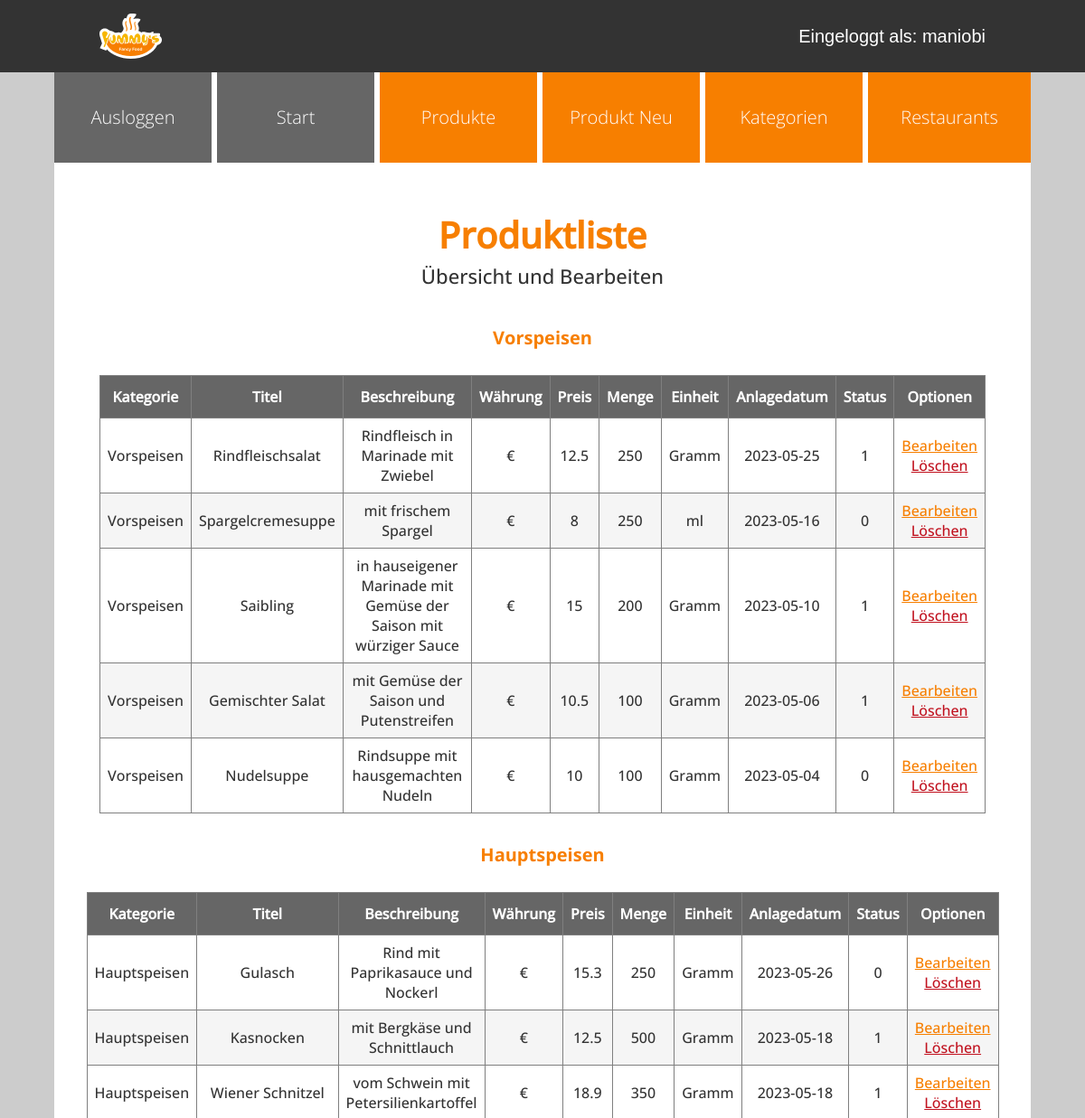
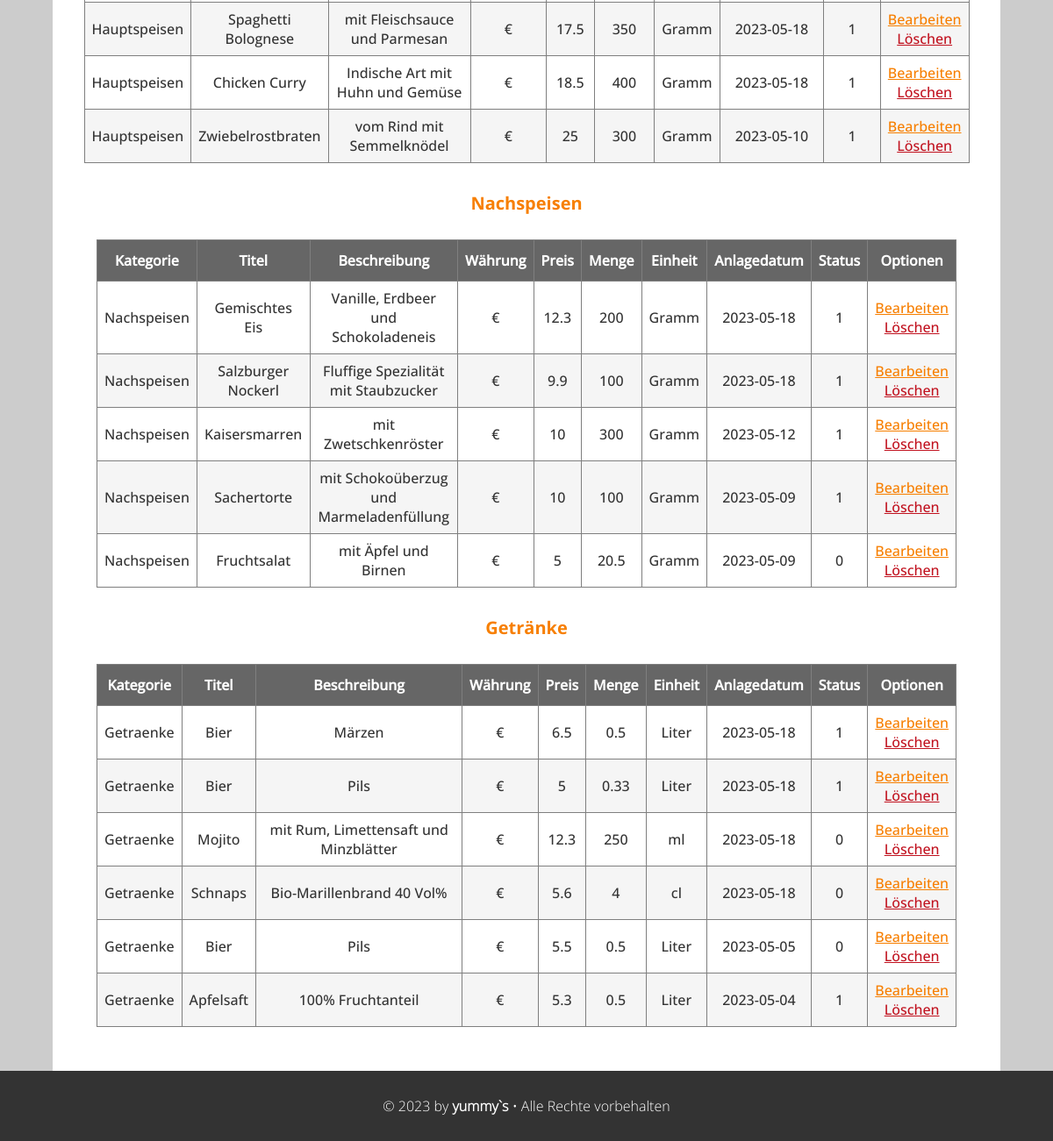
Page /admin/produkt_liste.php (signed in) on the committed database (2 pictures, top to bottom).
### tables this page shows
CREATE TABLE `produkte` (
  `id` int(10) UNSIGNED NOT NULL,
  `titel` varchar(200) NOT NULL,
  `beschreibung` text NOT NULL,
  `waehrung` varchar(10) NOT NULL,
  `preis` float UNSIGNED NOT NULL,
  `menge` float UNSIGNED NOT NULL,
  `einheit` varchar(50) NOT NULL,
  `anlagedatum` date NOT NULL,
  `aenderungsdatum` date DEFAULT NULL,
  `aktiv` tinyint(1) DEFAULT 0,
  `kategorie_id` int(10) UNSIGNED NOT NULL,
  `restaurant_id` int(10) UNSIGNED DEFAULT NULL,
  `benutzer_id` int(10) UNSIGNED DEFAULT NULL
);

CREATE TABLE `kategorien` (
  `id` int(10) UNSIGNED NOT NULL,
  `bezeichnung` varchar(200) NOT NULL
);

### admin/setup.php (called while the page is built, shortened)
<?php
spl_autoload_register(
    function (string $klasse) {
        $prefix = "WIFI\\JUMMY\\";
        $basis = __DIR__ . "/Klassen/";
        $laenge = strlen($prefix);
        $relativ = substr($klasse, $laenge);
        $datei = $basis . str_replace("\\", "/", $relativ) . ".php";
    }
);

### admin/Klassen/Mysql.php (called while the page is built, shortened)
<?php
class Mysql
{
    private static ?Mysql $instanz = null;
    public static function getInstanz(): Mysql
    {
        if (!self::$instanz) {
            self::$instanz = new Mysql();
        }
        return self::$instanz;
    }
    private \mysqli $db;
    private function verbinden(): void
    {
        $this->db = new \mysqli(MYSQL_HOST, MYSQL_USER, MYSQL_PASSWORT, MYSQL_DATENBANK);
        $this->db->set_charset("utf8");
    }
    public function escape(string $wert): string
    {
        return $this->db->real_escape_string($wert);
    }
    public function query(string $sqlBefehl): \mysqli_result|bool
    {
        $result = $this->db->query($sqlBefehl);
        return $result;
    }
}

### admin/Klassen/Speisen/Produkte.php (called while the page is built, shortened)
<?php
class Produkte
{
    public function alleProdukteVs(): array
    {
        $db = Mysql::getInstanz();
        $produkteGesamtVs = array();
        $result = $db->query("SELECT * FROM produkte WHERE kategorie_id = 1 ORDER BY anlagedatum DESC");
        while ($row = $result->fetch_assoc()) {
            $produkteGesamtVs[] = new Produkt($row);
        }
        return $produkteGesamtVs;
    }
    public function alleProdukteHs(): array
    {
        $db = Mysql::getInstanz();
        $produkteGesamtHs = array();
        $result = $db->query("SELECT * FROM produkte WHERE kategorie_id = 2 ORDER BY anlagedatum DESC");
        while ($row = $result->fetch_assoc()) {
            $produkteGesamtHs[] = new Produkt($row);
        }
        return $produkteGesamtHs;
    }
    public function alleProdukteNs(): array
    {
        $db = Mysql::getInstanz();
        $produkteGesamtNs = array();
        $result = $db->query("SELECT * FROM produkte WHERE kategorie_id = 3 ORDER BY anlagedatum DESC");
        while ($row = $result->fetch_assoc()) {
            $produkteGesamtNs[] = new Produkt($row);
        }
        return $produkteGesamtNs;
    }
    public function alleProdukteGe(): array
    {
        $db = Mysql::getInstanz();
        $produkteGesamtGe = array();
        $result = $db->query("SELECT * FROM produkte WHERE kategorie_id = 4 ORDER BY anlagedatum DESC");
        while ($row = $result->fetch_assoc()) {
            $produkteGesamtGe[] = new Produkt($row);
        }
        return $produkteGesamtGe;
    }
}

### admin/Klassen/Speisen/DbRow/DbRowAbstract.php (called while the page is built, shortened)
<?php
abstract class DbRowAbstract
{
    protected string $tabelle;
    private array $daten = array();
    public function __construct(int|array $idOderDaten)
    {
        if (is_int($idOderDaten)) {
            $db = Mysql::getInstanz();
            $sqlId = $db->escape($idOderDaten);
            $result = $db->query("SELECT * FROM {$this->tabelle} WHERE id = '{$sqlId}'");
            $this->daten = $result->fetch_assoc();
        } else {
            $this->daten = $idOderDaten;
        }
    }
    public function __get(string $eigenschaft): mixed
    {
        return $this->daten[$eigenschaft];
    }
}

### admin/Klassen/Speisen/DbRow/Produkt.php (called while the page is built, shortened)
<?php
class Produkt extends DbRowAbstract
{
    public function kategorie(): Kategorie
    {
        return new Kategorie($this->kategorie_id);
    }
}

### admin/produkt_liste.php (the view, shortened to what this page needs)
<?php
include "setup.php";
include "kopf.php";
?>
<div id="admin-toptext">
    <h2 id="admin-headline">Produktliste</h2>
    <aside id="admin-subline">Übersicht und Bearbeiten</aside>
</div>
<?php
echo "<div class='table-headline'>Vorspeisen</div>";
echo "<br>";
echo "<div style='overflow-x: auto;'>";
echo "<table class='table-admin'>";
echo "<thead>";
echo "<th>Kategorie</th>";
echo "<th>Titel</th>";
echo "<th>Beschreibung</th>";
echo "<th>Währung</th>";
echo "<th>Preis</th>";
echo "<th>Menge</th>";
echo "<th>Einheit</th>";
echo "<th>Anlagedatum</th>";
echo "<th>Status</th>";
echo "<th>Optionen</th>";
echo "</thead>";
echo "<tbody>";
$produkteVs = new Produkte();
$alleProdukteVs = $produkteVs->alleProdukteVs();
foreach ($alleProdukteVs as $vorspeise) {
    echo "<tr>";
    echo "<td>" . $vorspeise->kategorie()->bezeichnung . "</td>";
    echo "<td>" . $vorspeise->titel . "</td>";
    echo "<td>" . $vorspeise->beschreibung . "</td>";
    echo "<td>" . $vorspeise->waehrung . "</td>";
    echo "<td>" . $vorspeise->preis . "</td>";
    echo "<td>" . $vorspeise->menge . "</td>";
    echo "<td>" . $vorspeise->einheit . "</td>";
    echo "<td>" . $vorspeise->anlagedatum . "</td>";
    echo "<td>" . $vorspeise->aktiv . "</td>";
    echo "<td>" . "<a href='produkt_bearbeiten.php?id={$vorspeise->id}'>Bearbeiten</a>" . "<br>"
        . "<a href='produkt_loeschen.php?id={$vorspeise->id}'>Löschen</a>" . "</td>";
    echo "</tr>";
}
echo "</tbody>";
echo "</table>";
echo "</div>";
echo "<div class='table-headline'>Hauptspeisen</div>";
echo "<br>";
echo "<table class='table-admin'>";
echo "<thead>";
echo "<th>Kategorie</th>";
echo "<th>Titel</th>";
echo "<th>Beschreibung</th>";
echo "<th>Währung</th>";
echo "<th>Preis</th>";
echo "<th>Menge</th>";
echo "<th>Einheit</th>";
echo "<th>Anlagedatum</th>";
echo "<th>Status</th>";
echo "<th>Optionen</th>";
echo "</thead>";
echo "<tbody>";
$produkteHs = new Produkte();
$alleProdukteHs = $produkteHs->alleProdukteHs();
foreach ($alleProdukteHs as $hauptspeise) {
    echo "<tr>";
    echo "<td>" . $hauptspeise->kategorie()->bezeichnung . "</td>";
    echo "<td>" . $hauptspeise->titel . "</td>";
    echo "<td>" . $hauptspeise->beschreibung . "</td>";
    echo "<td>" . $hauptspeise->waehrung . "</td>";
    echo "<td>" . $hauptspeise->preis . "</td>";
    echo "<td>" . $hauptspeise->menge . "</td>";
    echo "<td>" . $hauptspeise->einheit . "</td>";
    echo "<td>" . $hauptspeise->anlagedatum . "</td>";
    echo "<td>" . $hauptspeise->aktiv . "</td>";
    echo "<td>" . "<a href='produkt_bearbeiten.php?id={$hauptspeise->id}'>Bearbeiten</a>" . "<br>"
        . "<a href='produkt_loeschen.php?id={$hauptspeise->id}'>Löschen</a>" . "</td>";
    echo "</tr>";
}
echo "</tbody>";
echo "</table>";
echo "<div class='table-headline'>Nachspeisen</div>";
echo "<br>";
echo "<table class='table-admin'>";
echo "<thead>";
echo "<th>Kategorie</th>";
echo "<th>Titel</th>";
echo "<th>Beschreibung</th>";
echo "<th>Währung</th>";
echo "<th>Preis</th>";
echo "<th>Menge</th>";
echo "<th>Einheit</th>";
echo "<th>Anlagedatum</th>";
echo "<th>Status</th>";
echo "<th>Optionen</th>";
echo "</thead>";
echo "<tbody>";
$produkteNs = new Produkte();
$alleProdukteNs = $produkteNs->alleProdukteNs();
foreach ($alleProdukteNs as $nachtspeise) {
    echo "<tr>";
    echo "<td>" . $nachtspeise->kategorie()->bezeichnung . "</td>";
    echo "<td>" . $nachtspeise->titel . "</td>";
    echo "<td>" . $nachtspeise->beschreibung . "</td>";
    echo "<td>" . $nachtspeise->waehrung . "</td>";
    echo "<td>" . $nachtspeise->preis . "</td>";
    echo "<td>" . $nachtspeise->menge . "</td>";
    echo "<td>" . $nachtspeise->einheit . "</td>";
    echo "<td>" . $nachtspeise->anlagedatum . "</td>";
    echo "<td>" . $nachtspeise->aktiv . "</td>";
    echo "<td>" . "<a href='produkt_bearbeiten.php?id={$nachtspeise->id}'>Bearbeiten</a>" . "<br>"
        . "<a class='table-delete', href='produkt_loeschen.php?id={$nachtspeise->id}'>Löschen</a>" . "</td>";
    echo "</tr>";
}
echo "</tbody>";
echo "</table>";
echo "<div class='table-headline'>Getränke</div>";
echo "<br>";
echo "<table class='table-admin'>";
echo "<thead>";
echo "<th>Kategorie</th>";
echo "<th>Titel</th>";
echo "<th>Beschreibung</th>";
echo "<th>Währung</th>";
echo "<th>Preis</th>";
echo "<th>Menge</th>";
echo "<th>Einheit</th>";
echo "<th>Anlagedatum</th>";
echo "<th>Status</th>";
echo "<th>Optionen</th>";
echo "</thead>";
echo "<tbody>";
$produkteGe = new Produkte();
$alleProdukteGe = $produkteGe->alleProdukteGe();
foreach ($alleProdukteGe as $getraenk) {
    echo "<tr>";
    echo "<td>" . $getraenk->kategorie()->bezeichnung . "</td>";
    echo "<td>" . $getraenk->titel . "</td>";
    echo "<td>" . $getraenk->beschreibung . "</td>";
    echo "<td>" . $getraenk->waehrung . "</td>";
    echo "<td>" . $getraenk->preis . "</td>";
    echo "<td>" . $getraenk->menge . "</td>";
    echo "<td>" . $getraenk->einheit . "</td>";
    echo "<td>" . $getraenk->anlagedatum . "</td>";
    echo "<td>" . $getraenk->aktiv . "</td>";
    echo "<td>" . "<a href='produkt_bearbeiten.php?id={$getraenk->id}'>Bearbeiten</a>" . "<br>"
        . "<a href='produkt_loeschen.php?id={$getraenk->id}'>Löschen</a>" . "</td>";
    echo "</tr>";
}
echo "</tbody>";
echo "</table>";
include "fuss.php";

### css/admin-base.css (style rules this page uses)
:root { --white: #fff; --black: #000; --grey-extra-light: #f5f5f5; --grey-light: #ccc; --grey-medium: #7f7f7f; --grey-dark: #666; --grey-slate: #708090; --grey-extra-dark: #333; --soft-blue-light: #a8dadc; --soft-blue: #457b9d; --soft-blue-dark: #334a6b; --soft-blue-extra-dark: #1d3557; --soft-green-extra-light: #cbddab; --soft-green-light: #a3b18a; --soft-green: #588157; --soft-green-dark: #3a5a40; --soft-green-extra-dark: #344e41; --soft-red: #d62828; --soft-red-dark: #c1121f; --soft-red-extra-dark: #780000; --soft-orange-extra-light: #fee8bd; --soft-orange-light: #fcbf49; --soft-orange: #F77F00; --soft-orange-dark: #944d00; --soft-yellow-light: #ffdd00; --soft-yellow: #ffc300; --soft-beige: #EAE2B7; }
html, body { margin: 0; padding: 0; font-size: 100%; background-color: var(--grey-light); }
* { box-sizing: border-box; }
#admin-toptext { text-align: center; }
#admin-headline { font-family: "OpenSans-Medium", Arial, Helvetica, sans-serif; font-size: calc(100vw / 12); line-height: calc(100vw / 10); color: var(--soft-orange); margin: 1vw 0; }
#admin-subline { font-family: "OpenSans-Medium", Arial, Helvetica, sans-serif; font-size: calc(100vw / 25); color: var(--grey-extra-dark); padding-top: 1vw; padding-bottom: 7vw; }
@media (min-width: 600px) { #admin-headline { font-size: calc(100vw / 25); line-height: calc(100vw / 25); margin: 1vw 0; } }
@media (min-width: 600px) { #admin-subline { font-size: calc(100vw / 45); padding-top: 0; padding-bottom: 3vw; } }
@media (min-width: 1200px) { #admin-headline { font-size: 40px; line-height: 40px; color: var(--soft-orange); margin: 10px 0; } }
@media (min-width: 1200px) { #admin-subline { font-size: 22px; padding-top: 0; padding-bottom: 40px; } }

### css/admin-content.css (style rules this page uses)
:root { --white: #fff; --black: #000; --grey-extra-light: #f5f5f5; --grey-light: #ccc; --grey-medium: #7f7f7f; --grey-dark: #666; --grey-slate: #708090; --grey-extra-dark: #333; --soft-blue-light: #a8dadc; --soft-blue: #457b9d; --soft-blue-dark: #334a6b; --soft-blue-extra-dark: #1d3557; --soft-green-extra-light: #cbddab; --soft-green-light: #a3b18a; --soft-green: #588157; --soft-green-dark: #3a5a40; --soft-green-extra-dark: #344e41; --soft-red: #d62828; --soft-red-dark: #c1121f; --soft-red-extra-dark: #780000; --soft-orange-extra-light: #fee8bd; --soft-orange-light: #fcbf49; --soft-orange: #F77F00; --soft-orange-dark: #944d00; --soft-yellow-light: #ffdd00; --soft-yellow: #ffc300; --soft-beige: #EAE2B7; }
html, body { margin: 0; padding: 0; font-size: 100%; background-color: var(--grey-light); }
* { box-sizing: border-box; }
.table-headline { font-family: "OpenSans-Bold", Arial, Helvetica, sans-serif; font-size: 20px; color: var(--soft-orange); margin-bottom: 10px; }
.table-admin { font-family: "OpenSans-Medium", Arial, Helvetica, sans-serif; color: var(--grey-extra-dark); border-collapse: collapse; width: 100%; }
.table-admin td, .table-admin th { border: 1px solid var(--grey-medium); text-align: center; padding: 8px; }
.table-admin th { padding-top: 12px; padding-bottom: 12px; background-color: var(--grey-dark); color: white; }
.table-admin tr:nth-child(even) { background-color: var(--grey-extra-light); }
.table-admin a { text-decoration: underline; color: var(--soft-red-dark); }
.table-admin a:nth-child(1) { text-decoration: underline; color: var(--soft-orange); }

### rows in the picture
produkte: kategorie.bezeichnung "Vorspeisen", titel "Rindfleischsalat", beschreibung "Rindfleisch in Marinade mit Zwiebel", waehrung "€", preis "12.5", menge "250", einheit "Gramm", anlagedatum "2023-05-25", aktiv "1"
produkte: kategorie.bezeichnung "Vorspeisen", titel "Spargelcremesuppe", beschreibung "mit frischem Spargel", waehrung "€", preis "8", menge "250", einheit "ml", anlagedatum "2023-05-16", aktiv "0"
produkte: kategorie.bezeichnung "Vorspeisen", titel "Saibling", beschreibung "in hauseigener Marinade mit Gemüse der Saison mit würziger Sauce", waehrung "€", preis "15", menge "200", einheit "Gramm", anlagedatum "2023-05-10", aktiv "1"
produkte: kategorie.bezeichnung "Vorspeisen", titel "Gemischter Salat", beschreibung "mit Gemüse der Saison und Putenstreifen", waehrung "€", preis "10.5", menge "100", einheit "Gramm", anlagedatum "2023-05-06", aktiv "1"
produkte: kategorie.bezeichnung "Vorspeisen", titel "Nudelsuppe", beschreibung "Rindsuppe mit hausgemachten Nudeln", waehrung "€", preis "10", menge "100", einheit "Gramm", anlagedatum "2023-05-04", aktiv "0"
produkte: kategorie.bezeichnung "Hauptspeisen", titel "Gulasch", beschreibung "Rind mit Paprikasauce und Nockerl", waehrung "€", preis "15.3", menge "250", einheit "Gramm", anlagedatum "2023-05-26", aktiv "0"
produkte: kategorie.bezeichnung "Hauptspeisen", titel "Kasnocken", beschreibung "mit Bergkäse und Schnittlauch", waehrung "€", preis "12.5", menge "500", einheit "Gramm", anlagedatum "2023-05-18", aktiv "1"
produkte: kategorie.bezeichnung "Hauptspeisen", titel "Wiener Schnitzel", beschreibung "vom Schwein mit Petersilienkartoffel", waehrung "€", preis "18.9", menge "350", einheit "Gramm", anlagedatum "2023-05-18", aktiv "1"
produkte: kategorie.bezeichnung "Hauptspeisen", titel "Spaghetti Bolognese", beschreibung "mit Fleischsauce und Parmesan", waehrung "€", preis "17.5", menge "350", einheit "Gramm", anlagedatum "2023-05-18", aktiv "1"
produkte: kategorie.bezeichnung "Hauptspeisen", titel "Chicken Curry", beschreibung "Indische Art mit Huhn und Gemüse", waehrung "€", preis "18.5", menge "400", einheit "Gramm", anlagedatum "2023-05-18", aktiv "1"
produkte: kategorie.bezeichnung "Hauptspeisen", titel "Zwiebelrostbraten", beschreibung "vom Rind mit Semmelknödel", waehrung "€", preis "25", menge "300", einheit "Gramm", anlagedatum "2023-05-10", aktiv "1"
produkte: kategorie.bezeichnung "Nachspeisen", titel "Gemischtes Eis", beschreibung "Vanille, Erdbeer und Schokoladeneis", waehrung "€", preis "12.3", menge "200", einheit "Gramm", anlagedatum "2023-05-18", aktiv "1"
produkte: kategorie.bezeichnung "Nachspeisen", titel "Salzburger Nockerl", beschreibung "Fluffige Spezialität mit Staubzucker", waehrung "€", preis "9.9", menge "100", einheit "Gramm", anlagedatum "2023-05-18", aktiv "1"
produkte: kategorie.bezeichnung "Nachspeisen", titel "Kaisersmarren", beschreibung "mit Zwetschkenröster", waehrung "€", preis "10", menge "300", einheit "Gramm", anlagedatum "2023-05-12", aktiv "1"
produkte: kategorie.bezeichnung "Nachspeisen", titel "Sachertorte", beschreibung "mit Schokoüberzug und Marmeladenfüllung", waehrung "€", preis "10", menge "100", einheit "Gramm", anlagedatum "2023-05-09", aktiv "1"
produkte: kategorie.bezeichnung "Nachspeisen", titel "Fruchtsalat", beschreibung "mit Äpfel und Birnen", waehrung "€", preis "5", menge "20.5", einheit "Gramm", anlagedatum "2023-05-09", aktiv "0"
produkte: kategorie.bezeichnung "Getraenke", titel "Bier", beschreibung "Märzen", waehrung "€", preis "6.5", menge "0.5", einheit "Liter", anlagedatum "2023-05-18", aktiv "1"
produkte: kategorie.bezeichnung "Getraenke", titel "Bier", beschreibung "Pils", waehrung "€", preis "5", menge "0.33", einheit "Liter", anlagedatum "2023-05-18", aktiv "1"
produkte: kategorie.bezeichnung "Getraenke", titel "Mojito", beschreibung "mit Rum, Limettensaft und Minzblätter", waehrung "€", preis "12.3", menge "250", einheit "ml", anlagedatum "2023-05-18", aktiv "0"
produkte: kategorie.bezeichnung "Getraenke", titel "Schnaps", beschreibung "Bio-Marillenbrand 40 Vol%", waehrung "€", preis "5.6", menge "4", einheit "cl", anlagedatum "2023-05-18", aktiv "0"
produkte: kategorie.bezeichnung "Getraenke", titel "Bier", beschreibung "Pils", waehrung "€", preis "5.5", menge "0.5", einheit "Liter", anlagedatum "2023-05-05", aktiv "0"
produkte: kategorie.bezeichnung "Getraenke", titel "Apfelsaft", beschreibung "100% Fruchtanteil", waehrung "€", preis "5.3", menge "0.5", einheit "Liter", anlagedatum "2023-05-04", aktiv "1"

### other values in the picture
$_SESSION["benutzername"] "maniobi"
